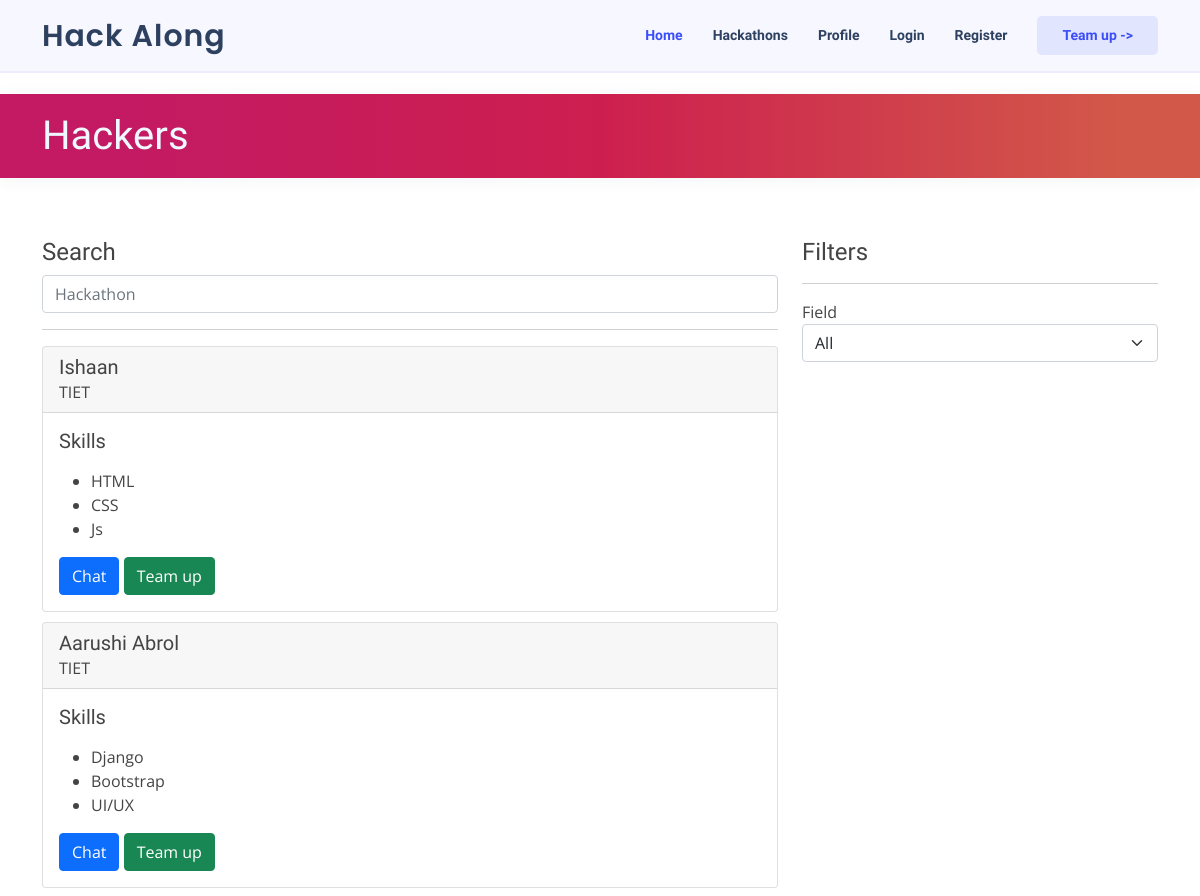
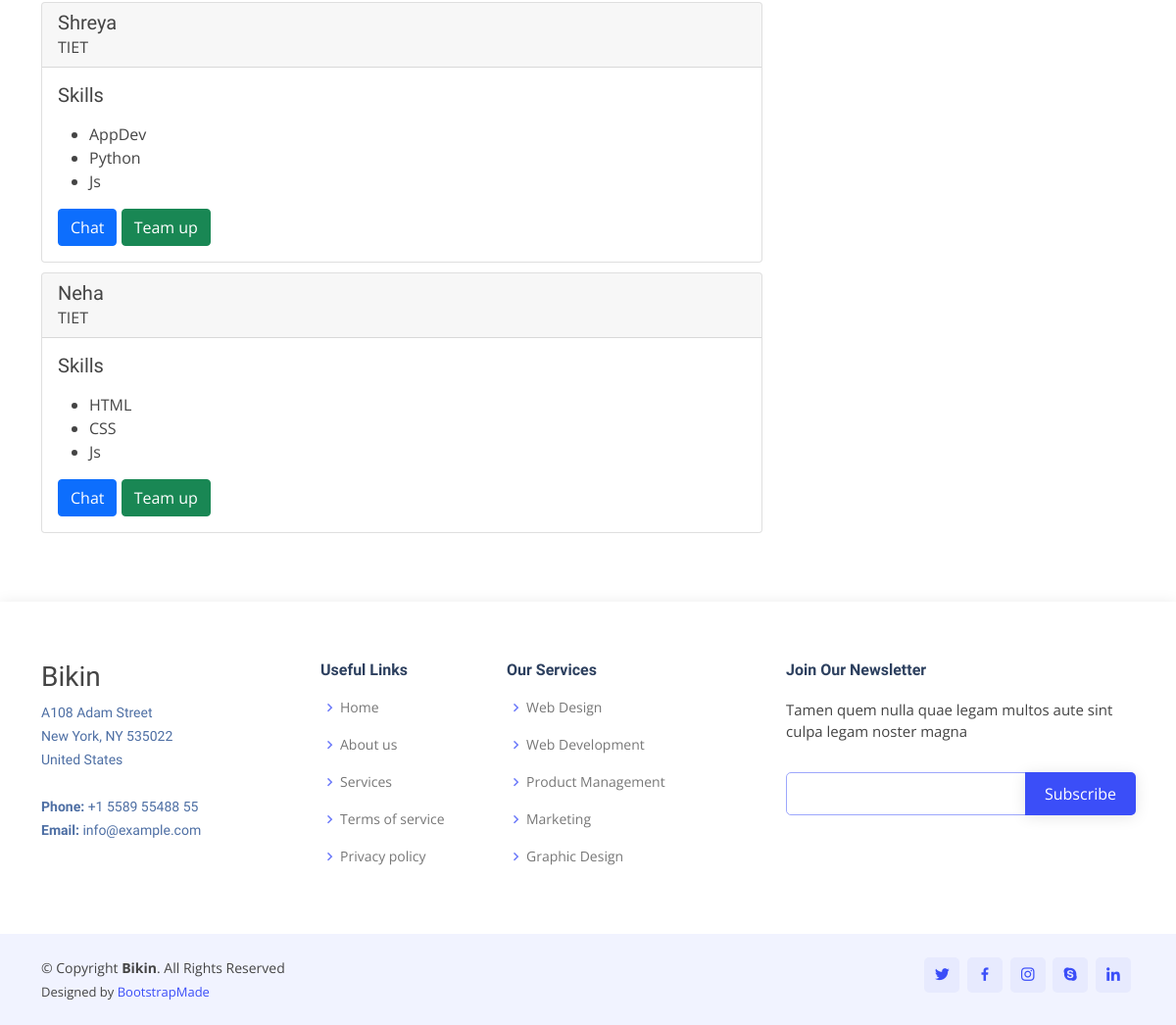
The app's page /hackers/ with its own data (2 pictures, top to bottom).
### users/models.py (models this page shows, shortened)
class Hacker(models.Model):
    name = models.CharField(max_length=100,default="abc")
    college = models.CharField(max_length=100,default="TIET")
    skill_1 = models.CharField(max_length=100,default="HTML")
    skill_2 = models.CharField(max_length=100,default="CSS")
    skill_3 = models.CharField(max_length=100,default="Js")

### users/views.py (the view)
# urls.py: path('hackers/', views.hackers, name="hackers"),
def hackers(request):
    context={
        'hacker': Hacker.objects.all()
    }
    return render(request, 'hackers.html', context)

### users/templates/hackers.html (shortened to what this page needs)
{% extends "base.html" %}
{% block content %}
  <main id="main">
    <section id="breadcrumbs" class="breadcrumbs" style="background: rgb(194,23,97);
    background: linear-gradient(90deg, rgba(194,23,97,0.9878326330532213) 11%, rgba(205,31,79,1) 50%, rgba(210,89,73,1) 94%); color: aliceblue;">
      <div class="container">
        <h1 class="mt-2">Hackers</h1>
      </div>
    </section>
    <section class="inner-page">
      <div class="container">
        <div class="row">
          <div class="col-8">
            <h4>Search</h5>
            <input type="search" name="search" id="search" class="form-control" placeholder="Hackathon">
            <hr>
            {% for hacker in hacker %}
            <div class="card" style="margin-bottom: 10px;">
              <div class="card-header">
                <h5 class=" d-inline ">{{ hacker.name }}</h5>
                <br>
                <span>{{ hacker.college }}</span>
              </div>
              <div class="card-body">
                <h5 class="card-title">Skills</h5>
                <p class="card-text">
                  <ul>
                    <li>{{ hacker.skill_1 }}</li>
                    <li>{{ hacker.skill_2 }}</li>
                    <li>{{ hacker.skill_3 }}</li>
                  </ul>
                </p>
                <a href="#" class="btn btn-primary">Chat</a>
                <a href="#" class="btn btn-success">Team up</a>
              </div>
            </div>
            {% endfor %}
          </div>
          <div class="col-4">
            <h4>Filters</h5>
              <hr>
            <div>
              <label for="form-select">Field</label>
              <select class="form-select" aria-label="Default select example">
                <option value="0">All</option>
              </select>
            </div>
        </div>
      </div>
    </section>
  </main>
  {% endblock content %}

### users/templates/base.html (shortened to what this page needs)
{% load static %}
<!DOCTYPE html>
<html lang="en">
<head>
  <link href="{% static 'vendor/aos/aos.css' %}" rel="stylesheet">
  <link href="{% static 'vendor/bootstrap/css/bootstrap.min.css' %}" rel="stylesheet">
  <link href="{% static 'vendor/bootstrap-icons/bootstrap-icons.css' %}" rel="stylesheet">
  <link href="{% static 'vendor/boxicons/css/boxicons.min.css' %}" rel="stylesheet">
  <link href="{% static 'vendor/glightbox/css/glightbox.min.css' %}" rel="stylesheet">
  <link href="{% static 'vendor/swiper/swiper-bundle.min.css' %}" rel="stylesheet">
  <link href="{% static 'css/style.css' %}" rel="stylesheet">
</head>
<body>
  <header id="header" class="fixed-top">
    <div class="container d-flex align-items-center justify-content-between">
      <h1 class="logo"><a href="{% url 'home' %}">Hack Along</a></h1>
      <nav id="navbar" class="navbar">
        <ul>
          <li><a class="nav-link scrollto active" href="/">Home</a></li>
          <li><a class="nav-link scrollto" href="/hackathons">Hackathons</a></li>
          <li><a class="nav-link" href="/profile">Profile</a></li>
          <li><a class="nav-link" href="/login">Login</a></li>
          <li><a class="nav-link" href="/register">Register</a></li>
          <li><a class="getstarted scrollto" href="/hackathons">Team up -></a></li>
        </ul>
      </nav>
    </div>
</header>
      {% block content %} {% endblock %}
  <footer id="footer">
    <div class="footer-top">
      <div class="container">
        <div class="row">
          <div class="col-lg-3 col-md-6 footer-contact">
            <h3>Bikin</h3>
            <p>
              A108 Adam Street <br>
              New York, NY 535022<br>
              United States <br><br>
              <strong>Phone:</strong> +1 5589 55488 55<br>
              <strong>Email:</strong> info@example.com<br>
            </p>
          </div>
          <div class="col-lg-2 col-md-6 footer-links">
            <h4>Useful Links</h4>
            <ul>
              <li><i class="bx bx-chevron-right"></i> <a href="#">Home</a></li>
              <li><i class="bx bx-chevron-right"></i> <a href="#">About us</a></li>
              <li><i class="bx bx-chevron-right"></i> <a href="#">Services</a></li>
              <li><i class="bx bx-chevron-right"></i> <a href="#">Terms of service</a></li>
              <li><i class="bx bx-chevron-right"></i> <a href="#">Privacy policy</a></li>
            </ul>
          </div>
          <div class="col-lg-3 col-md-6 footer-links">
            <h4>Our Services</h4>
            <ul>
              <li><i class="bx bx-chevron-right"></i> <a href="#">Web Design</a></li>
              <li><i class="bx bx-chevron-right"></i> <a href="#">Web Development</a></li>
              <li><i class="bx bx-chevron-right"></i> <a href="#">Product Management</a></li>
              <li><i class="bx bx-chevron-right"></i> <a href="#">Marketing</a></li>
              <li><i class="bx bx-chevron-right"></i> <a href="#">Graphic Design</a></li>
            </ul>
          </div>
          <div class="col-lg-4 col-md-6 footer-newsletter">
            <h4>Join Our Newsletter</h4>
            <p>Tamen quem nulla quae legam multos aute sint culpa legam noster magna</p>
            <form action="" method="post">
              <input type="email" name="email"><input type="submit" value="Subscribe">
            </form>
          </div>
        </div>
      </div>
    </div>
    <div class="container d-md-flex py-4">
      <div class="me-md-auto text-center text-md-start">
        <div class="copyright">
          &copy; Copyright <strong><span>Bikin</span></strong>. All Rights Reserved
        </div>
        <div class="credits">
          Designed by <a href="https://bootstrapmade.com/">BootstrapMade</a>
        </div>
      </div>
      <div class="social-links text-center text-md-right pt-3 pt-md-0">
        <a href="#" class="twitter"><i class="bx bxl-twitter"></i></a>
        <a href="#" class="facebook"><i class="bx bxl-facebook"></i></a>
        <a href="#" class="instagram"><i class="bx bxl-instagram"></i></a>
        <a href="#" class="google-plus"><i class="bx bxl-skype"></i></a>
        <a href="#" class="linkedin"><i class="bx bxl-linkedin"></i></a>
      </div>
    </div>
  </footer>
</body>
</html>

### users/static/css/style.css (style rules this page uses)
body { font-family: "Open Sans", sans-serif; color: #444444; }
a { color: #3b4ef8; text-decoration: none; }
h1, h2, h3, h4, h5, h6 { font-family: "Krub", sans-serif; }
#header { background: #f6f7ff; border-bottom: 2px solid #eceefe; transition: all 0.5s; z-index: 997; padding: 15px 0; }
#header .logo { font-size: 30px; margin: 0; padding: 0; line-height: 1; font-weight: 600; letter-spacing: 1px; font-family: "Poppins", sans-serif; }
#header .logo a { color: #2d405f; }
.navbar { padding: 0; }
.navbar ul { margin: 0; padding: 0; display: flex; list-style: none; align-items: center; }
.navbar li { position: relative; }
.navbar a { display: flex; align-items: center; justify-content: space-between; padding: 10px 0 10px 30px; font-family: "Krub", sans-serif; font-size: 14px; font-weight: 600; color: #2d405f; white-space: nowrap; transition: 0.3s; }
.navbar a:hover, .navbar .active, .navbar li:hover > a { color: #3b4ef8; }
.navbar .getstarted { background: #e2e5fe; padding: 9px 25px; margin-left: 30px; border-radius: 5px; font-weight: 600; color: #fff; color: #3b4ef8; }
section { padding: 60px 0; overflow: hidden; }
.breadcrumbs { margin-top: 70px; padding: 10px 0; box-shadow: 0px 2px 15px rgba(45, 64, 95, 0.06); }
#footer { color: #444444; font-size: 14px; background: #f1f3ff; box-shadow: 0px 2px 15px rgba(0, 0, 0, 0.1); }
#footer .footer-top { padding: 60px 0 30px 0; background: #fff; }
#footer .footer-top .footer-contact { margin-bottom: 30px; }
#footer .footer-top .footer-contact p { font-size: 14px; line-height: 24px; margin-bottom: 0; font-family: "Krub", sans-serif; color: #4e6fa4; }
#footer .footer-top h4 { font-size: 16px; font-weight: bold; color: #2d405f; position: relative; padding-bottom: 12px; }
#footer .footer-top .footer-links { margin-bottom: 30px; }
#footer .footer-top .footer-links ul { list-style: none; padding: 0; margin: 0; }
#footer .footer-top .footer-links ul i { padding-right: 2px; color: #6c7afa; font-size: 18px; line-height: 1; }
#footer .footer-top .footer-links ul li { padding: 10px 0; display: flex; align-items: center; }
#footer .footer-top .footer-links ul li:first-child { padding-top: 0; }
#footer .footer-top .footer-links ul a { color: #777777; transition: 0.3s; display: inline-block; line-height: 1; }
#footer .footer-newsletter { font-size: 15px; }
#footer .footer-newsletter h4 { font-size: 16px; font-weight: bold; color: #2d405f; position: relative; padding-bottom: 12px; }
#footer .footer-newsletter form { margin-top: 30px; background: #fff; padding: 6px 10px; position: relative; border-radius: 5px; text-align: left; border: 1px solid #9da7fc; }
#footer .footer-newsletter form input[type="email"] { border: 0; padding: 4px 8px; width: calc(100% - 100px); }
#footer .footer-newsletter form input[type="submit"] { position: absolute; top: -1px; right: -2px; bottom: -1px; border: 0; background: none; font-size: 16px; padding: 0 20px; background: #3b4ef8; color: #fff; transition: 0.3s; border-radius: 0 5px 5px 0; box-shadow: 0px 2px 15px rgba(0, 0, 0, 0.1); }
#footer .credits { padding-top: 5px; font-size: 13px; color: #444444; }
#footer .social-links a { font-size: 18px; display: inline-block; background: #e7eafe; color: #3b4ef8; line-height: 1; padding: 8px 0; margin-right: 4px; border-radius: 5px; text-align: center; width: 36px; height: 36px; transition: 0.3s; }

### records on screen
Hacker: name "Ishaan", college "TIET", skill_1 "HTML", skill_2 "CSS", skill_3 "Js"
Hacker: name "Aarushi Abrol", college "TIET", skill_1 "Django", skill_2 "Bootstrap", skill_3 "UI/UX"
Hacker: name "Shreya", college "TIET", skill_1 "AppDev", skill_2 "Python", skill_3 "Js"
Hacker: name "Neha", college "TIET", skill_1 "HTML", skill_2 "CSS", skill_3 "Js"
